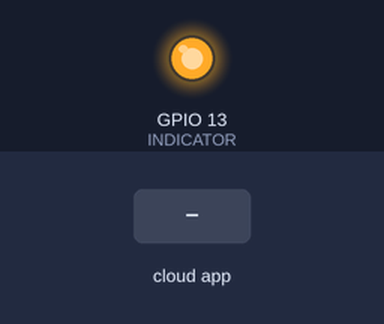
Recording of a sketch running on a simulated ESP8266 (NodeMCU). On the bench: output pins drawn as LEDs (lit = HIGH). Inputs (shaded band) come from the test bench. WiFi joins after 1.5 s; servers stay silent unless stated; no MQTT or app messages arrive unless stated; not simulated (calls return 0 or success): password.inc; names the files do not define were given values by the test bench: MQTT_SERVERPORT = 1883; what the sketch prints to the serial monitor is not drawn.

Above: at 0.6 s.
At 2.7 s:
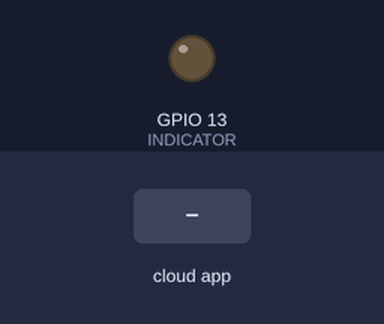
2.8 s: the phone or cloud app sets command to RELAY0ON
4.3 s: the phone or cloud app sets command to RELAY0OFF
5.8 s: the phone or cloud app sets command to RELAY1ON
Timing chart, 0 to 8.8 s (numbered marks = the images above; inputs shaded):
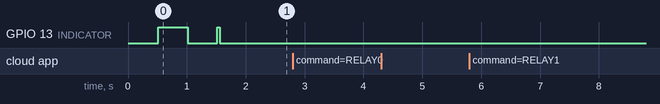

The sketch:

SONOFFDUAL_MQTT.ino
```cpp
#include <Arduino.h>

#include <ESP8266WiFi.h>
#include "Adafruit_MQTT.h"
#include "Adafruit_MQTT_Client.h"
#include <EEPROM.h>
#include "password.inc"

#define INDICATOR 13
#define RELAY0 0x01
#define RELAY1 0x02

int ledState = LOW;

byte relay0State = 0;
byte relay1State = 0;

WiFiClient client;
Adafruit_MQTT_Client mqtt(&client, MQTT_SERVER, MQTT_SERVERPORT, MQTT_USERNAME, MQTT_KEY);
Adafruit_MQTT_Publish devicestatus = Adafruit_MQTT_Publish(&mqtt, "/UUID2/status");
Adafruit_MQTT_Subscribe devicecommand = Adafruit_MQTT_Subscribe(&mqtt, "/UUID2/command");

void setup() {
  // TODO Recover last relay state from EEPROM
  //EEPROM.begin(10);
  //relay0State = EEPROM.read(0);
  //relay1State = EEPROM.read(1);
  //updateRelay();

  pinMode(INDICATOR, OUTPUT);

  digitalWrite(INDICATOR, ledState);

  Serial.begin(19200);
  delay(10);

  WiFi.begin(WLAN_SSID, WLAN_PASS);
  while (WiFi.status() != WL_CONNECTED) {
    delay(500);
    ledState = !ledState;
    digitalWrite(INDICATOR, ledState);
  }

  digitalWrite(INDICATOR, LOW);

  mqtt.subscribe(&devicecommand);

}

void loop()
{
  MQTT_connect();
  Adafruit_MQTT_Subscribe *subscription;
  while ((subscription = mqtt.readSubscription(0))) {
    if (subscription == &devicecommand) {

      char * commandval = (char *)devicecommand.lastread;
      if (strcmp(commandval, "RELAY0ON") == 0){
        relay0State = B00000001;
      }else
      if (strcmp(commandval, "RELAY0OFF") == 0){
        relay0State = 0;
      }else
      if (strcmp(commandval, "RELAY1ON") == 0){
        relay1State = B00000010;
      }else
      if (strcmp(commandval, "RELAY1OFF") ==0){
        relay1State = 0;
      }
      updateRelay();
      //EEPROM.write(0, relay0State);
      //EEPROM.write(1, relay1State);
      //EEPROM.commit();

    }
  }
}
// Function to connect and reconnect as necessary to the MQTT server.
// Should be called in the loop function and it will take care if connecting.
void MQTT_connect() {
  int8_t ret;

  // Stop if already connected.
  if (mqtt.connected()) {
    digitalWrite(INDICATOR, LOW);
    return;
  }

  //Serial.print("Connecting to MQTT... ");
  digitalWrite(INDICATOR, HIGH);

  uint8_t retries = 3;
  while ((ret = mqtt.connect()) != 0) { // connect will return 0 for connected
    //Serial.println(mqtt.connectErrorString(ret));
    //Serial.println("Retrying MQTT connection in 5 seconds...");
    mqtt.disconnect();
    delay(5000);  // wait 5 seconds
    retries--;
    if (retries == 0) {
      // basically die and wait for WDT to reset me
      while (1);
    }
  }
  //Serial.println("MQTT Connected!");
}

void updateRelay() {
  // Send command
  Serial.write(0xA0); //Start transmission
  Serial.write(0x04); //Start transmission
  Serial.write((relay0State & RELAY0) | (relay1State & RELAY1)); //first two bits represent the relays
  Serial.write(0xA1); //End transmission
  Serial.flush();
}
```

Measured:
- after the input at 2.8 s, every drawn part: stays the same
- after the input at 4.3 s, every drawn part: stays the same
- after the input at 5.8 s, every drawn part: stays the same
